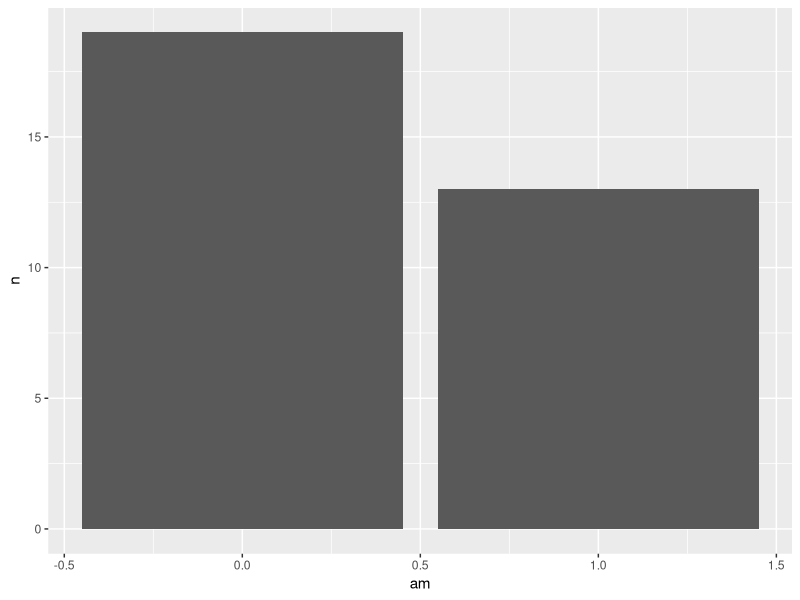

Reproduce this figure in R.
library(tidyverse)

plot_am <- mtcars %>% 
  select(am) %>% 
  count(am) %>% 
  ggplot(aes(x=am, y = n))+
  geom_col()
  
#Hi there
